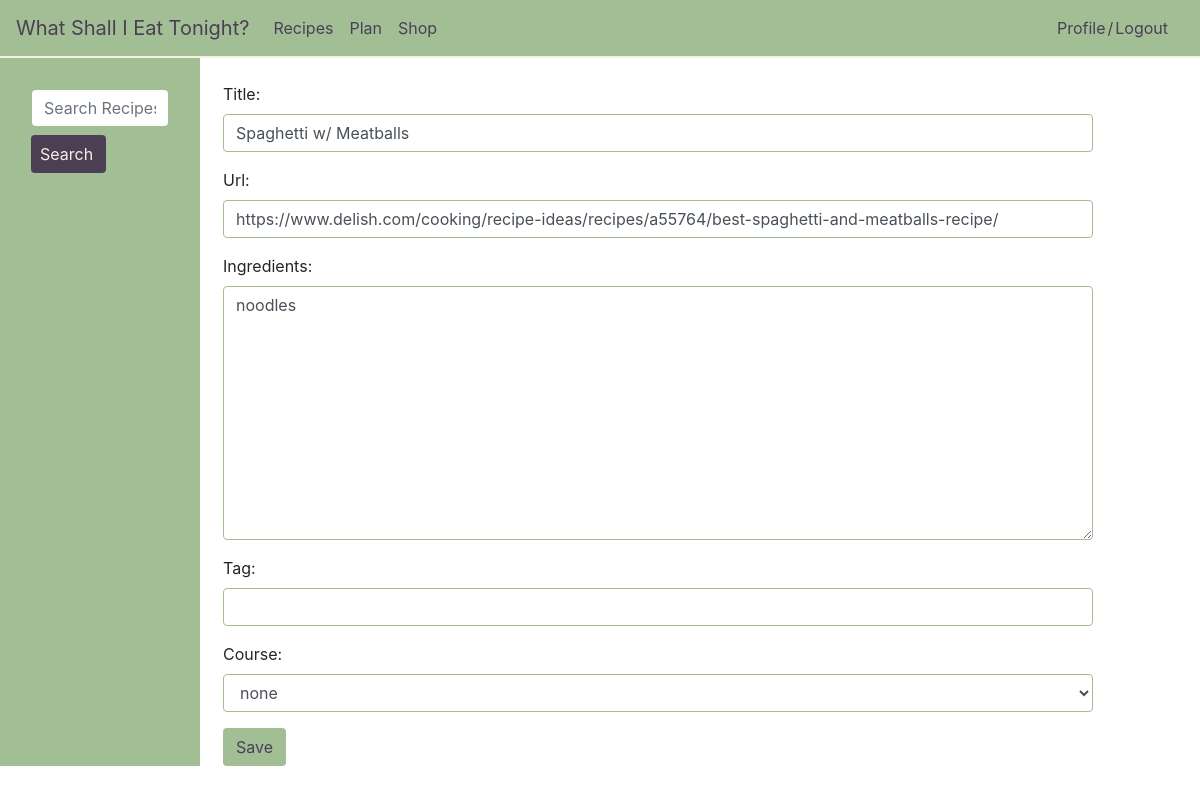
The page /recipes/recipe/2/update/ on the database its author committed.
### recipes/models.py (models this page shows, shortened)
class Recipe(models.Model):
    user = models.ForeignKey(User, on_delete=models.CASCADE)
    title = models.CharField(max_length = 200)
    url = models.URLField(max_length=200, blank=False, default='')
    date = models.DateField(null=True, blank=True)
    tag = models.CharField(max_length = 100, blank=True, null=True)
    ingredients = models.TextField()
    BREAKFAST = 'Breakfast'
    BRUNCH = 'Brunch'
    LUNCH = 'Lunch'
    DINNER = 'Dinner'
    SIDES = 'Sides'
    SNACKS = 'Snacks'
    DRINKS = 'Drinks'
    COURSE_CHOICES = (
        (BREAKFAST, 'Breakfast'),
        (BRUNCH, 'Brunch'),
        (LUNCH, 'Lunch'),
        (DINNER, 'Dinner'),
        (SIDES, 'Sides'),
        (SNACKS, 'Snacks'),
        (DRINKS, 'Drinks'),
        (None, 'None')
    )
    course = models.CharField(
        max_length = 100,
        choices = COURSE_CHOICES,
        null = True,
        default = None,
        blank=True,
    )

### recipes/views.py (the view)
# urls.py: path('recipe/<int:pk>/update/', views.UpdateRecipeView.as_view(), name='update'),
class UpdateRecipeView(generic.UpdateView):
    form_class = RecipeForm
    model = Recipe
    template_name = 'recipes/update_recipe.html'
    success_url = '/recipes/'

### recipes/templates/recipes/update_recipe.html (shortened to what this page needs)
{% extends 'recipes_base.html' %}
{% block body %}
<form method="post">
  {{ form.as_p }}
  <button type="submit" class="btn add-recipe" name="button">Save</button>
</form>
{% endblock %}

### recipes/static/recipes/main.css (style rules this page uses)
html, body { box-sizing: border-box; }
.add-recipe { background-color: #A1BE95; color: #4C3F54; }
.form-control { border-color: #A1BE95; }

### rows shown on the page
Recipe: title "Spaghetti w/ Meatballs", url "https://www.delish.com/cooking/recipe-ideas/recipes/a55764/best-spaghetti-and-meatballs-recipe/", ingredients "noodles", course "none"
